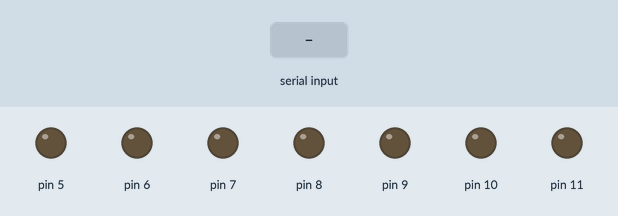
Simulated run of this sketch. Board: Arduino Uno, built with avr-gcc and run on an emulated ATmega328P. Parts: output pins drawn as LEDs (lit = HIGH). The test bench sets the inputs (shaded band).

Above: at 1.2 s.
1.3 s: "a" received over Serial
At 1.6 s:
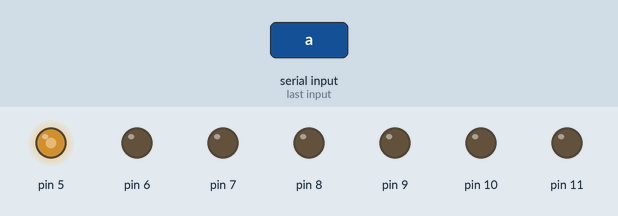
4.3 s: "c" received over Serial
At 6.6 s:
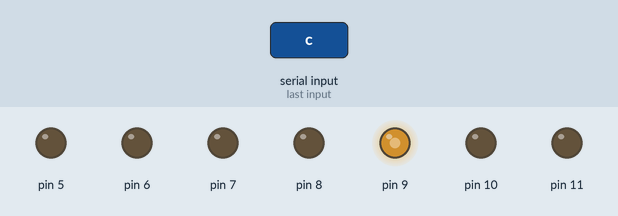
7.3 s: "d" received over Serial
At 9.2 s:
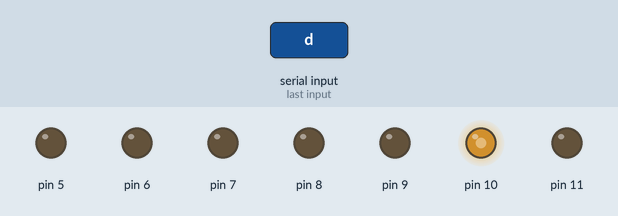
10.3 s: "e" received over Serial
At 11.6 s:
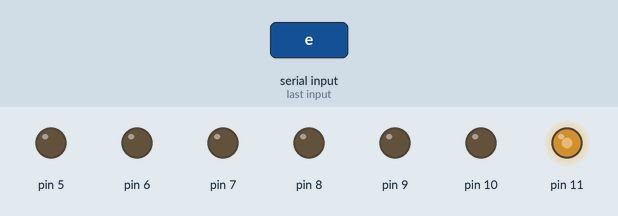
Timing chart, 0 to 13.3 s (numbered marks = the images above; inputs shaded):
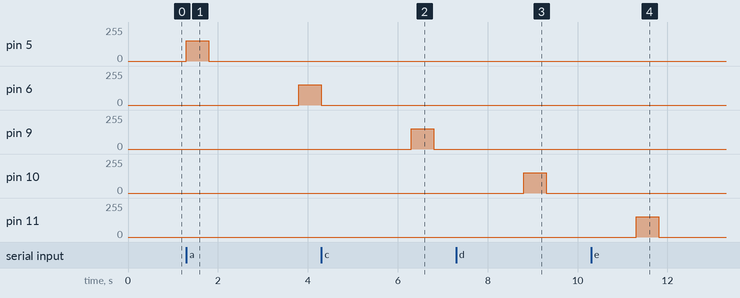

The sketch:

RunMotorsThroughSerialInput.ino
```cpp
/*
 Created 1 Jul 2009
 by Tom Igoe

 This example code borrowed from the public domain, modified to run small motors.

 http://www.arduino.cc/en/Tutorial/SwitchCase2
 */

void setup() {
  // initialize serial communication:
  Serial.begin(9600);
  // initialize the motors on PWM pins 5, 6, 9, 10, and 11:
  for (int thisPin = 5; thisPin < 12; thisPin++) {
    pinMode(thisPin, OUTPUT);
  }
}

void loop() {
  // read the sensor:
  if (Serial.available() > 0) {
    int inByte = Serial.read();
    // 'a' = run motor on PWM 5, 'b' = run motor on PWM 6, and so forth:

    switch (inByte) {
      case 'a':
        // will run motor on PWM 5
        analogWrite( 5 , 153 );  // 60% duty cycle
        delay(500);              // play for 0.5s
        analogWrite( 5 , 0 );    // 0% duty cycle (off)
        delay(2000);             // wait for 4s

      case 'b':
        // will run motor on PWM 6
        analogWrite( 6 , 153 );  // 60% duty cycle
        delay(500);              // play for 0.5s
        analogWrite( 6 , 0 );    // 0% duty cycle (off)
        delay(2000);             // wait for 4s
        break;

      case 'c':
        // will run motor on PWM 9
        analogWrite( 9 , 153 );  // 60% duty cycle
        delay(500);              // play for 0.5s
        analogWrite( 9 , 0 );    // 0% duty cycle (off)
        delay(2000);             // wait for 4s
        break;

      case 'd':
        // will run motor on PWM 10
        analogWrite( 10 , 153 );  // 60% duty cycle
        delay(500);               // play for 0.5s
        analogWrite( 10 , 0 );    // 0% duty cycle (off)
        delay(2000);              // wait for 4s
        break;

      case 'e':
        // will run motor on PWM11
        analogWrite( 11 , 153 );  // 60% duty cycle
        delay(500);               // play for 0.5s
        analogWrite( 11 , 0 );    // 0% duty cycle (off)
        delay(2000);              // wait for 4s
        break;

      default:
        // turn all the motors off:
        for (int thisPin = 5; thisPin < 12; thisPin++) {
          analogWrite( thisPin , 0 );
        }
    }
  }
}
```

Measured:
- after the input at 1.3 s, pin 5: 0/255 → 153/255 at once, → 0/255 0.50 s later; pin 6: 0/255 → 153/255 after 2.5 s
- after the input at 4.3 s, pin 9: 0/255 → 153/255 after 2.0 s, → 0/255 0.50 s later
- after the input at 7.3 s, pin 10: 0/255 → 153/255 after 1.5 s, → 0/255 0.50 s later
- after the input at 10.3 s, pin 11: 0/255 → 153/255 after 1.0 s, → 0/255 0.50 s later
